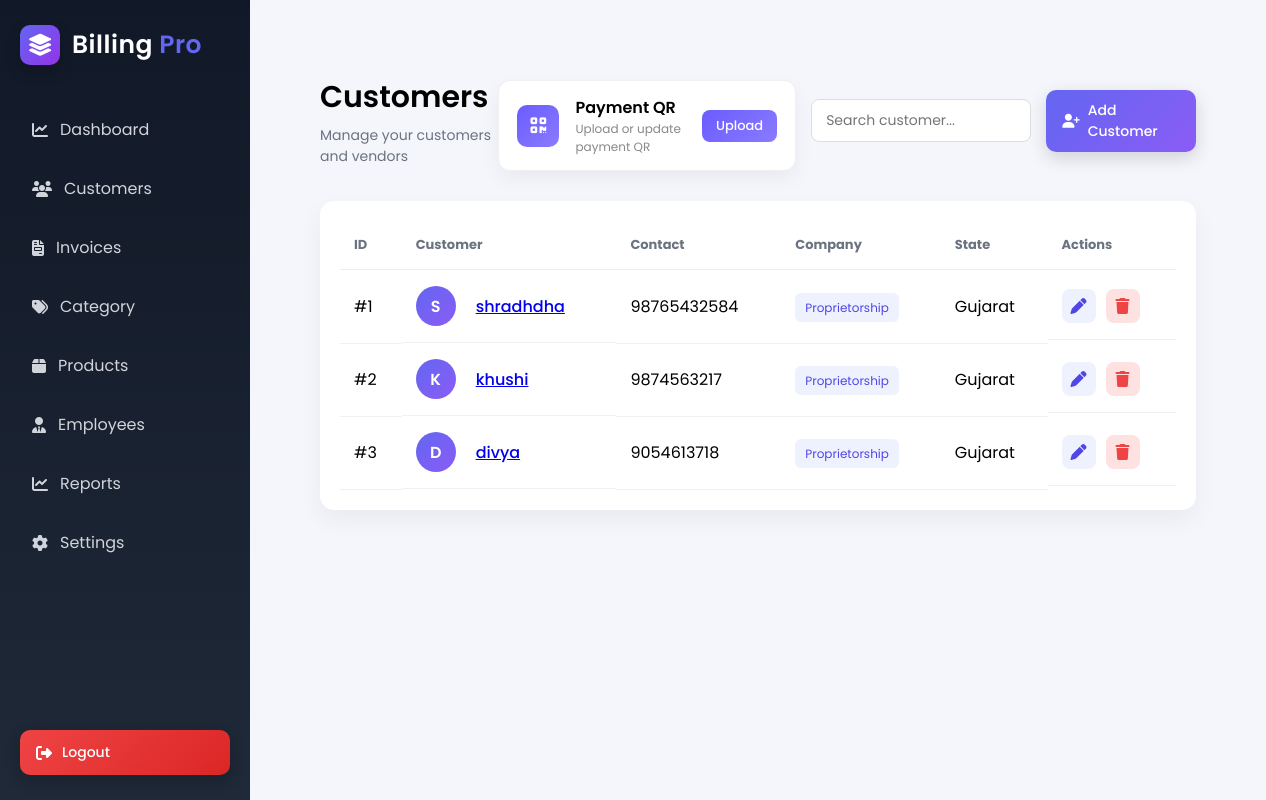
/customer/ (signed in), run on the app's committed database.
### organisation/models.py (models this page shows, shortened)
class CustomerDetails(models.Model):
    companyName = models.ForeignKey(OrganisationDetails, on_delete=models.CASCADE,default="")
    cust_name = models.CharField(max_length=50,verbose_name='Customer Name')
    cont_person = models.CharField(max_length=50,verbose_name='Contact Person')
    contact_num = models.IntegerField(verbose_name='Contact Number')
    email = models.CharField(max_length=50,default="")
    company_type = models.CharField(verbose_name='Company Type',max_length = 50)
    address = models.CharField(max_length=90,verbose_name='Address Line 1')
    address_2 = models.CharField(max_length=90,verbose_name='Address Line 2')
    landmark = models.CharField(max_length=50,verbose_name='Landmark')
    country = models.CharField(max_length=50,verbose_name='Country')
    state = models.CharField(max_length=50,verbose_name='State')
    city = models.CharField(max_length=50,verbose_name='City')
    pincode = models.IntegerField(verbose_name='Pincode')

### organisation/views.py (the view)
# urls.py: path('customer/',customer,name = 'customer'),
def customer(request):
    if not request.session.get('org_id'):
        return redirect('login')
    org_id = request.session.get('org_id')
    customers = CustomerDetails.objects.filter(
        companyName=org_id
    ).order_by('-id')
    return render(request,'customer.html',{
        'customers':customers
    })

### organisation/templates/customer.html (shortened to what this page needs)
{% extends 'base.html' %}
{% load static %}
{% block content %}
<div class="dashboard-wrapper">
    <div class="dashboard-header">
        <div>
            <h1 class="page-title">Customers</h1>
            <p class="subtitle">Manage your customers and vendors</p>
        </div>
        <div class="header-actions">
            <div class="qr-action-card">
                <div class="qr-icon">
                    <i class="fa fa-qrcode"></i>
                </div>
                <div class="qr-text">
                    <span class="qr-title">Payment QR</span>
                    <span class="qr-sub">Upload or update payment QR</span>
                </div>
                <a href="{% url 'upload_qr' %}" class="qr-upload-btn">
                    Upload
                </a>
            </div>
            <input
            type="text"
            placeholder="Search customer..."
            class="search-box"
            id="customerSearch">
            <a href="{% url 'addcustomer' %}" class="add-customer-btn">
                <i class="fa fa-user-plus"></i>
                <span>Add Customer</span>
            </a>
        </div>
    </div>
    <div class="table-card">
        <table class="premium-table" id="customerTable">
            <thead>
                <tr>
                    <th>ID</th>
                    <th>Customer</th>
                    <th>Contact</th>
                    <th>Company</th>
                    <th>State</th>
                    <th>Actions</th>
                </tr>
            </thead>
            <tbody>
                {% for customer in customers %}
                <tr>
                    <td>#{{ forloop.counter }}</td>
                    <td class="customer-cell">
                        <div class="avatar">
                            {{ customer.cust_name|slice:":1"|upper }}
                        </div>
                        <a href="{% url 'customer_history' customer.id %}" class="name link">
                            {{ customer.cust_name }}
                        </a>
                    </td>
                    <td>{{ customer.contact_num }}</td>
                    <td>
                        <span class="badge">
                            {{ customer.company_type }}
                        </span>
                    </td>
                    <td>{{ customer.state }}</td>
                    <td class="actions">
                        <a href="{% url 'customer_update' customer.id %}" class="icon-btn edit">
                            <i class="fa fa-pen"></i>
                        </a>
                        <a href="{% url 'delete_customer' customer.id %}"
                           onclick="return confirm('Delete this customer?')"
                           class="icon-btn delete">
                            <i class="fa fa-trash"></i>
                        </a>
                    </td>
                </tr>
                {% empty %}
                <tr>
                    <td colspan="6" style="text-align:center;padding:30px;">
                        No customers found
                    </td>
                </tr>
                {% endfor %}
            </tbody>
        </table>
    </div>
</div>
{% endblock %}

### organisation/static/css/dashboard.css (style rules this page uses)
* { margin:0; padding:0; box-sizing:border-box; font-family:'Poppins',sans-serif; }
body { background:#f4f6fb; }
.dashboard-wrapper { padding:30px; }
.dashboard-header { display:flex; justify-content:space-between; align-items:center; margin-bottom:30px; }
.dashboard-header h1 { font-size:30px; font-weight:600; }
.dashboard-header p { color:#6b7280; margin-top:5px; }
.subtitle { color:#6b7280; font-size:14px; margin-top:5px; }
.header-actions { display:flex; gap:15px; align-items:center; }
.search-box { padding:10px 14px; border-radius:8px; border:1px solid #ddd; font-size:14px; width:220px; }
.table-card { background:white; border-radius:14px; padding:20px; box-shadow:0 10px 25px rgba(0,0,0,0.05); margin-top:20px; }
.add-customer-btn { display:flex; align-items:center; gap:8px; padding:10px 16px; border-radius:10px; background:linear-gradient(135deg,#6366f1,#8b5cf6); color:white; font-size:14px; font-weight:500; text-decoration:none; transition:all 0.25s ease; box-shadow:0 6px 18px rgba(0,0,0,0.15); }
.add-customer-btn i { font-size:14px; }
.premium-table { width:100%; border-collapse:collapse; }
.premium-table thead th { text-align:left; font-size:13px; color:#6b7280; padding:14px; border-bottom:1px solid #eee; }
.premium-table tbody td { padding:16px 14px; border-bottom:1px solid #f1f1f1; }
.premium-table tbody tr { transition:all 0.2s; }
.customer-cell { display:flex; align-items:center; gap:10px; }
.avatar { width:36px; height:36px; border-radius:50%; background:linear-gradient(135deg,#6366f1,#9333ea); color:white; display:flex; align-items:center; justify-content:center; font-weight:600; }
.name { font-weight:500; }
.badge { background:#eef2ff; color:#4f46e5; padding:6px 10px; border-radius:6px; font-size:12px; }
.actions { display:flex; gap:10px; }
.icon-btn { width:34px; height:34px; display:flex; align-items:center; justify-content:center; border-radius:8px; text-decoration:none; transition:all 0.2s; }
.icon-btn.edit { background:#eef2ff; color:#4f46e5; }
.icon-btn.delete { background:#fee2e2; color:#ef4444; }
.avatar { width:40px; height:40px; border-radius:50%; background:linear-gradient(135deg,#6366f1,#8b5cf6); display:flex; align-items:center; justify-content:center; color:white; font-weight:600; margin-right:10px; }
.qr-action-card { display:flex; align-items:center; gap:16px; background:white; padding:14px 18px; border-radius:12px; box-shadow:0 8px 20px rgba(0,0,0,0.05); border:1px solid #f0f0f0; width:320px; margin-top:10px; }
.qr-icon { width:42px; height:42px; display:flex; align-items:center; justify-content:center; border-radius:10px; background:linear-gradient(135deg,#6a5cff,#8a7bff); color:white; font-size:18px; }
.qr-text { flex:1; display:flex; flex-direction:column; }
.qr-title { font-weight:600; }
.qr-sub { font-size:12px; color:#888; }
.qr-upload-btn { background:linear-gradient(135deg,#6a5cff,#8a7bff); color:white; padding:6px 14px; border-radius:8px; text-decoration:none; font-size:13px; font-weight:500; transition:0.2s; }

### data on the page
CustomerDetails: cust_name "S", cust_name "shradhdha", contact_num "98765432584", company_type "Proprietorship", state "Gujarat"
CustomerDetails: cust_name "K", cust_name "khushi", contact_num "9874563217", company_type "Proprietorship", state "Gujarat"
CustomerDetails: cust_name "D", cust_name "divya", contact_num "9054613718", company_type "Proprietorship", state "Gujarat"
